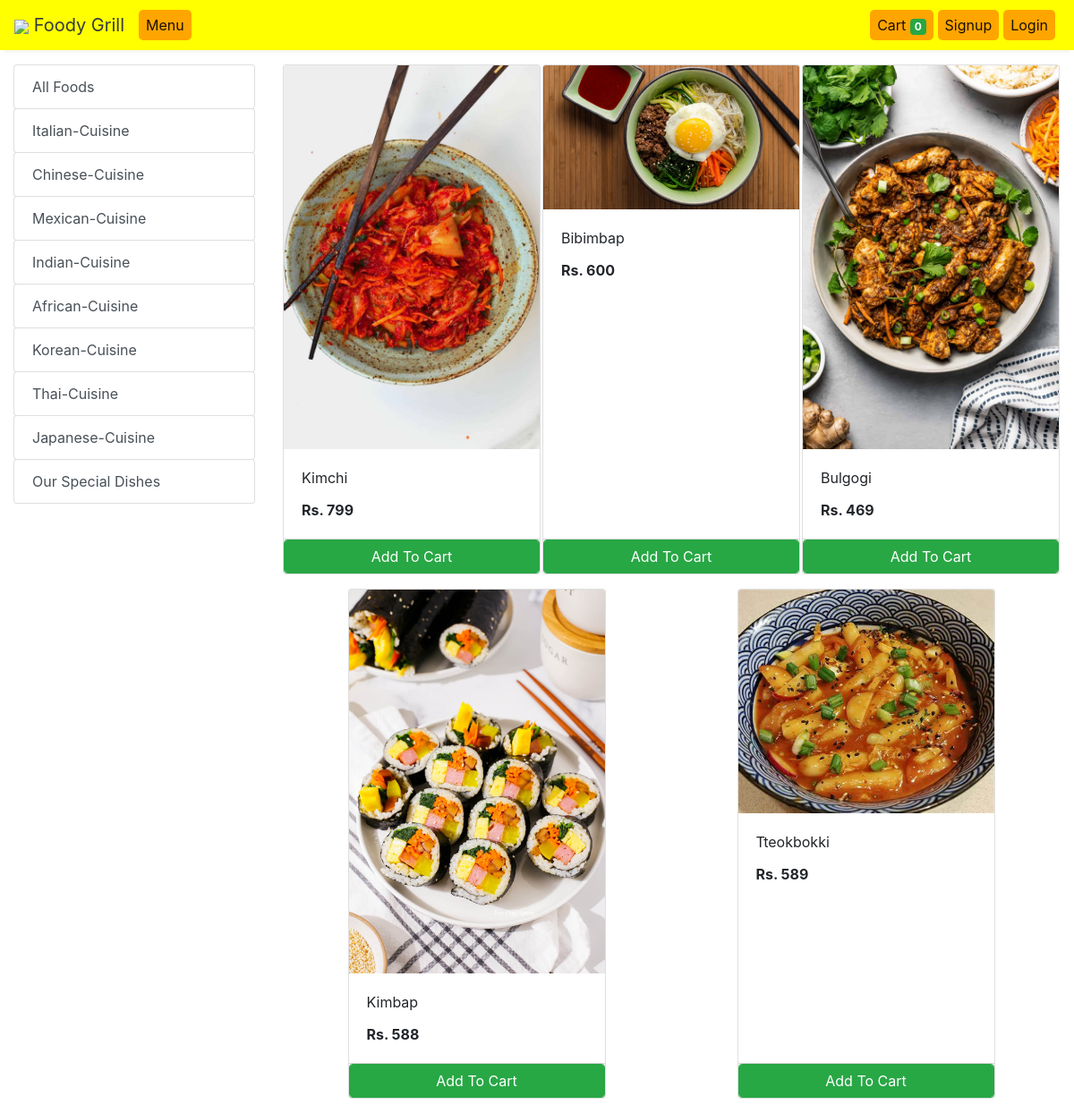
Page /store?category=27 on the committed database.
### store/models/category.py (models this page shows, shortened)
class Category(models.Model):
    name= models.CharField(max_length=50)
    @staticmethod
    def get_all_categories():
        return Category.objects.all()

### store/models/product.py (models this page shows, shortened)
class Products(models.Model):
    name = models.CharField(max_length=60)
    price= models.IntegerField(default=0)
    category= models.ForeignKey(Category,on_delete=models.CASCADE,default=1 )
    description= models.CharField(max_length=250, default='', blank=True, null= True)
    image= models.ImageField(upload_to='uploads/products/')
    @staticmethod
    def get_all_products_by_categoryid(category_id):
        if category_id:
            return Products.objects.filter (category=category_id)
        else:
            return Products.get_all_products();

### store/views/home.py (the view)
# urls.py: path('' , include('store.urls'))
def store(request):
    cart = request.session.get('cart')
    if not cart:
        request.session['cart'] = {}
    products = None
    categories = Category.get_all_categories()
    categoryID = request.GET.get('category')
    if categoryID:
        products = Products.get_all_products_by_categoryid(categoryID)
    else:
        products = Products.get_all_products();
    data = {}
    data['products'] = products
    data['categories'] = categories
    print('you are : ', request.session.get('email'))
    return render(request, 'index.html', data)

### store/templatetags/cart.py (called while the page is built)
@register.filter (name='is_in_cart')
def is_in_cart(product, cart):
    keys = cart.keys ()
    for id in keys:
        if int (id) == product.id:
            return True
    return False;

### store/templatetags/custom_filter.py (called while the page is built)
@register.filter(name='currency')
def currency(number):
    return "Rs. "+str(number)

### store/templates/index.html (shortened to what this page needs)
{% extends 'base.html' %}
{% block content %}
{% load cart %}
{% load custom_filter %}
<div class="container-fluid mt-3">
	<div class="row">
		<div class="col-lg-3 mx-auto">
			<div class="list-group">
				<a href="/" class="list-group-item list-group-item-action btn btn-outline-success">All Foods</a>
				{% for category in categories %}
				<a href="/?category={{category.id}}"
					class="list-group-item list-group-item-action btn btn-outline-success ">{{category.name}}</a>
				{% endfor %}
			</div>
		</div>
		<div id='products' class="col-lg-9 mx-auto">
			<div class="row mx-auto">
				{% for product in products %}
				<div class="card mx-auto mb-3" id={{product.id}} style="width: 18rem;">
					<img class="card-img-top" src="{{product.image.url}}" alt="Card image cap">
					<div class="card-body">
						<p class="card-title">{{product.name}}</p>
						<p class="card-text"><b>{{product.price|currency}}</b></p>
					</div>
					<div class="card-footer p-0 no-gutters">
						{% if product|is_in_cart:request.session.cart %}
						<div class="row no-gutters">
							<form action="/#{{product.id}}" class="col-2 " method="post">
								{% csrf_token %}
								<input hidden type="text" name='product' value='{{product.id}}'>
								<input hidden type="text" name='remove' value='True'>
								<input type="submit" value=" - " class="btn btn-block btn-success border-right">
							</form>
							<div class="text-center col btn btn-success">{{product|cart_quantity:request.session.cart}} in Cart</div>
							<form action="/#{{product.id}}" class="col-2 " method="post">
								{% csrf_token %}
								<input hidden type="text" name='product' value='{{product.id}}'>
								<input type="submit" value=" + " class="btn btn-block btn-success border-left">
							</form>
						</div>
						{% else %}
						<form action="/#{{product.id}}" method="POST" class="btn-block">
							<input type="submit" class="float-right btn btn-success form-control"
								value="Add To Cart">
						</form>
						{% endif %}
					</div>
				</div>
				{% endfor %}
			</div>
		</div>
	</div>
</div>
{% endblock %}

### rows in the picture
Category: name "Italian-Cuisine"
Category: name "Chinese-Cuisine"
Category: name "Mexican-Cuisine"
Category: name "Indian-Cuisine"
Category: name "African-Cuisine"
Category: name "Korean-Cuisine"
Category: name "Thai-Cuisine"
Category: name "Japanese-Cuisine"
Category: name "Our Special Dishes"
Products: image (picture), name "Kimchi", price "Rs. 799"
Products: image (picture), name "Bibimbap", price "Rs. 600"
Products: image (picture), name "Bulgogi", price "Rs. 469"
Products: image (picture), name "Kimbap", price "Rs. 588"
Products: image (picture), name "Tteokbokki", price "Rs. 589"

### other values in the picture
{{ request.session.cart.keys|length }} "0"
